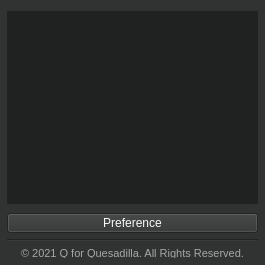
<?xml version="1.0" encoding="UTF-8"?>
<ui version="4.0">
 <class>mainW</class>
 <widget class="QWidget" name="mainW">
  <property name="windowModality">
   <enum>Qt::NonModal</enum>
  </property>
  <property name="geometry">
   <rect>
    <x>0</x>
    <y>0</y>
    <width>265</width>
    <height>265</height>
   </rect>
  </property>
  <property name="sizePolicy">
   <sizepolicy hsizetype="Preferred" vsizetype="Preferred">
    <horstretch>0</horstretch>
    <verstretch>0</verstretch>
   </sizepolicy>
  </property>
  <property name="minimumSize">
   <size>
    <width>265</width>
    <height>145</height>
   </size>
  </property>
  <property name="maximumSize">
   <size>
    <width>16777215</width>
    <height>16777215</height>
   </size>
  </property>
  <property name="windowTitle">
   <string>Outpost</string>
  </property>
  <property name="windowIcon">
   <iconset>
    <normaloff>icon.png</normaloff>icon.png</iconset>
  </property>
  <property name="layoutDirection">
   <enum>Qt::RightToLeft</enum>
  </property>
  <property name="styleSheet">
   <string notr="true">background-color: #313333;
color: #FFFFFF;</string>
  </property>
  <layout class="QVBoxLayout" name="verticalLayout" stretch="1,0,0,0">
   <property name="spacing">
    <number>6</number>
   </property>
   <property name="leftMargin">
    <number>7</number>
   </property>
   <property name="rightMargin">
    <number>7</number>
   </property>
   <property name="bottomMargin">
    <number>7</number>
   </property>
   <item>
    <widget class="QWidget" name="settingsW" native="true">
     <property name="layoutDirection">
      <enum>Qt::LeftToRight</enum>
     </property>
     <property name="styleSheet">
      <string notr="true">background-color: #202222; color: #FFFFFF; selection-background-color: #D7E646; selection-color: #313333</string>
     </property>
     <layout class="QVBoxLayout" name="verticalLayout_3">
      <property name="spacing">
       <number>0</number>
      </property>
      <property name="leftMargin">
       <number>0</number>
      </property>
      <property name="topMargin">
       <number>0</number>
      </property>
      <property name="rightMargin">
       <number>0</number>
      </property>
      <property name="bottomMargin">
       <number>0</number>
      </property>
      <item>
       <widget class="QScrollArea" name="settingsSA">
        <property name="frameShape">
         <enum>QFrame::NoFrame</enum>
        </property>
        <property name="frameShadow">
         <enum>QFrame::Sunken</enum>
        </property>
        <property name="lineWidth">
         <number>0</number>
        </property>
        <property name="widgetResizable">
         <bool>true</bool>
        </property>
        <property name="alignment">
         <set>Qt::AlignRight|Qt::AlignTop|Qt::AlignTrailing</set>
        </property>
        <widget class="QWidget" name="scrollAreaWidgetContents">
         <property name="geometry">
          <rect>
           <x>0</x>
           <y>0</y>
           <width>251</width>
           <height>192</height>
          </rect>
         </property>
        </widget>
       </widget>
      </item>
     </layout>
    </widget>
   </item>
   <item>
    <layout class="QHBoxLayout" name="buttonsBL">
     <property name="topMargin">
      <number>3</number>
     </property>
     <item>
      <widget class="QPushButton" name="preferencePB">
       <property name="minimumSize">
        <size>
         <width>0</width>
         <height>20</height>
        </size>
       </property>
       <property name="maximumSize">
        <size>
         <width>16777215</width>
         <height>20</height>
        </size>
       </property>
       <property name="styleSheet">
        <string notr="true">background-color: #313333; color: #f8f8f8;</string>
       </property>
       <property name="text">
        <string>Preference</string>
       </property>
      </widget>
     </item>
    </layout>
   </item>
   <item>
    <widget class="Line" name="copyrightSP">
     <property name="minimumSize">
      <size>
       <width>0</width>
       <height>3</height>
      </size>
     </property>
     <property name="orientation">
      <enum>Qt::Horizontal</enum>
     </property>
    </widget>
   </item>
   <item>
    <layout class="QHBoxLayout" name="copyrightHBL" stretch="0,0,0">
     <item>
      <spacer name="copyrightS_L">
       <property name="orientation">
        <enum>Qt::Horizontal</enum>
       </property>
       <property name="sizeHint" stdset="0">
        <size>
         <width>60</width>
         <height>10</height>
        </size>
       </property>
      </spacer>
     </item>
     <item>
      <widget class="QLabel" name="copyright_lbl">
       <property name="minimumSize">
        <size>
         <width>0</width>
         <height>5</height>
        </size>
       </property>
       <property name="maximumSize">
        <size>
         <width>16777215</width>
         <height>10</height>
        </size>
       </property>
       <property name="font">
        <font>
         <pointsize>8</pointsize>
        </font>
       </property>
       <property name="styleSheet">
        <string notr="true">color: #a6a6a6;</string>
       </property>
       <property name="text">
        <string>© 2021 Q for Quesadilla. All Rights Reserved.</string>
       </property>
      </widget>
     </item>
     <item>
      <spacer name="copyrightS_R">
       <property name="orientation">
        <enum>Qt::Horizontal</enum>
       </property>
       <property name="sizeHint" stdset="0">
        <size>
         <width>60</width>
         <height>10</height>
        </size>
       </property>
      </spacer>
     </item>
    </layout>
   </item>
  </layout>
 </widget>
 <resources/>
 <connections/>
</ui>
